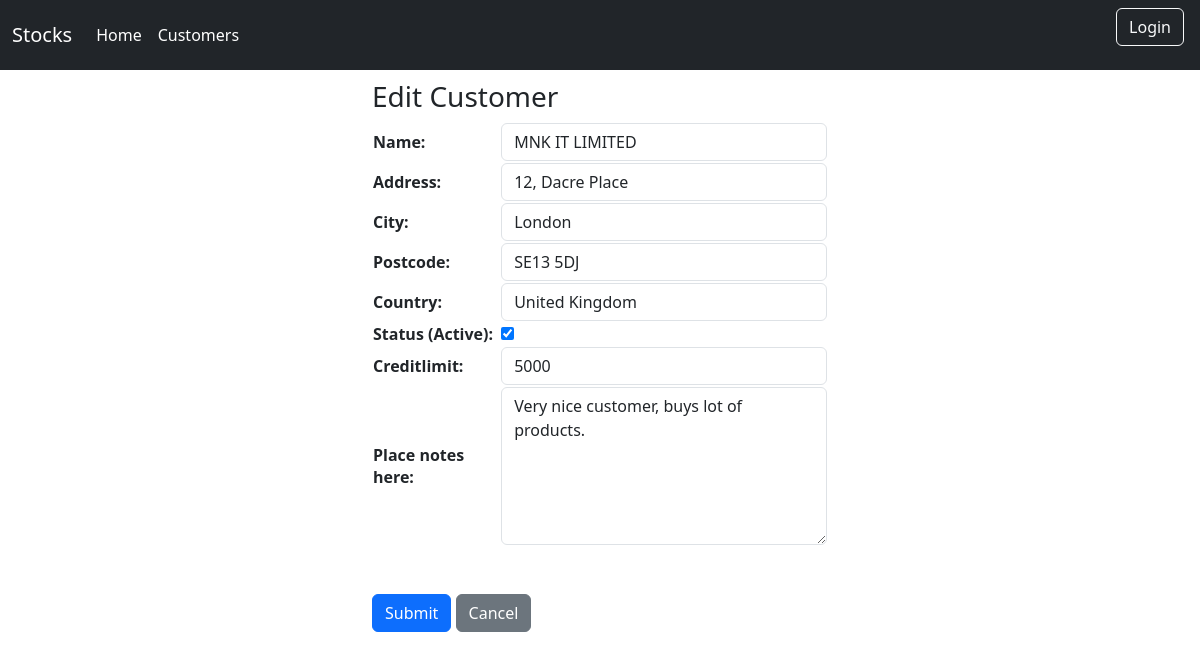
Page /customer/1/edit on the committed database.
### customer/models.py (models this page shows)
class Customer(models.Model):
    name = models.CharField(max_length=200)
    addressline1 = models.CharField(max_length=50)
    city = models.CharField(max_length=20)
    postcode = models.CharField(max_length=10)
    country = models.CharField(max_length=30)
    active = models.BooleanField()
    creditlimit = models.IntegerField()
    notes = models.TextField()
    created = models.DateTimeField(auto_now_add=True)
    user = models.ForeignKey(
        User, on_delete=models.CASCADE, related_name="customer")

### customer/views.py (the view)
class CustomerUpdateView(UpdateView):
    model = Customer
    success_url = "/customer"
    form_class = CustomerForm

### customer/form.py (shortened to what this page needs)
class CustomerForm(forms.ModelForm):
    class Meta:
        model = Customer
        fields = ('name', 'addressline1', 'city', 'postcode',
                  'country', 'active', 'creditlimit', 'notes')
        widgets = {
            'name': forms.TextInput(attrs={'class': 'form-control'}),
            'addressline1': forms.TextInput(attrs={'class': 'form-control'}),
            'city': forms.TextInput(attrs={'class': 'form-control'}),
            'postcode':  forms.TextInput(attrs={'class': 'form-control'}),
            'country':  forms.TextInput(attrs={'class': 'form-control'}),
            'active': forms.CheckboxInput(),
            'creditlimit': forms.NumberInput(attrs={'class': 'form-control'}),
            'notes': forms.Textarea(attrs={'class': 'form-control', 'rows': 6}),
        }
        labels = {
            'notes': 'Place notes here:',
            'active': 'Status (Active)',
            'addressline1': 'Address'
        }

### customer/templates/customer/customer_form.html (shortened to what this page needs)
{% extends 'base.html' %}
{% block content %}
<div class="container" style="margin-top: 80px;">
    <h3>Edit Customer</h3>
    <form method="POST">{% csrf_token %}
        <table>
            {{ form.as_table}}
        </table>
        <button type="submit" class="btn btn-primary my-5">Submit</button>
        <a href="{% url 'customer.list' %}" class="btn btn-secondary my-5">Cancel</a>
    </form>
</div>
{% endblock %}

### customer/templates/customer/customer_form.html (style rules this page uses)
.container { max-width: 40% !important; }

### rows in the picture
Customer: name "MNK IT LIMITED", addressline1 "12, Dacre Place", city "London", postcode "SE13 5DJ", country "United Kingdom", active "☑", creditlimit "5000", notes "Very nice customer, buys lot of products."
